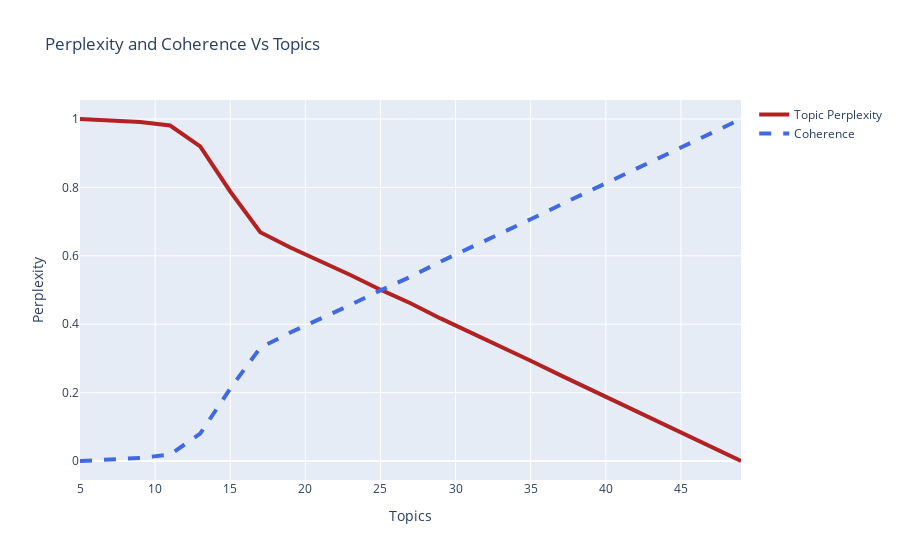

This figure's notebook cell:
### Markdown cell above
#### Perplexity vs Coherence Plot

### Code cell
x_ticks = df1.index.tolist()

fig = go.Figure()
fig.add_trace(go.Scatter(x=x_ticks, y=df1.iloc[:,0], name='Topic Perplexity',
                         line=dict(color='firebrick', width=4)))

fig.add_trace(go.Scatter(x=x_ticks, y=df2.iloc[:,0], name='Coherence',
                         line=dict(color='royalblue', width=4, dash='dash')))

fig.update_layout(title='Perplexity and Coherence Vs Topics',
                   xaxis_title='Topics',
                   yaxis_title='Perplexity')
fig.show()

### Figure 1 — Plotly figure (JSON) as saved in the notebook; plotly's stock layout.template omitted (floating-point values rounded to 4 significant figures)
{"data": [{"line": {"color": "firebrick", "width": 4}, "name": "Topic Perplexity", "type": "scatter", "x": [5, 7, 9, 11, 13, 15, 17, 19, 21, 23, 25, 27, 29, 31, 33, 35, 37, 39, 41, 43, 45, 47, 49], "y": [1, 0.9965, 0.9913, 0.981, 0.9201, 0.7881, 0.6689, 0.6243, 0.5848, 0.5437, 0.5009, 0.4614, 0.4169, 0.3766, 0.3347, 0.2932, 0.2505, 0.2087, 0.1655, 0.1258, 0.08373, 0.04037, 0]}, {"line": {"color": "royalblue", "dash": "dash", "width": 4}, "name": "Coherence", "type": "scatter", "x": [5, 7, 9, 11, 13, 15, 17, 19, 21, 23, 25, 27, 29, 31, 33, 35, 37, 39, 41, 43, 45, 47, 49], "y": [0, 0.003487, 0.008748, 0.01899, 0.07989, 0.2119, 0.331, 0.3756, 0.4151, 0.4562, 0.499, 0.5386, 0.583, 0.6234, 0.6652, 0.7068, 0.7495, 0.7913, 0.8345, 0.8741, 0.9163, 0.9596, 1]}], "layout": {"title": {"text": "Perplexity and Coherence Vs Topics"}, "xaxis": {"title": {"text": "Topics"}}, "yaxis": {"title": {"text": "Perplexity"}}}}
